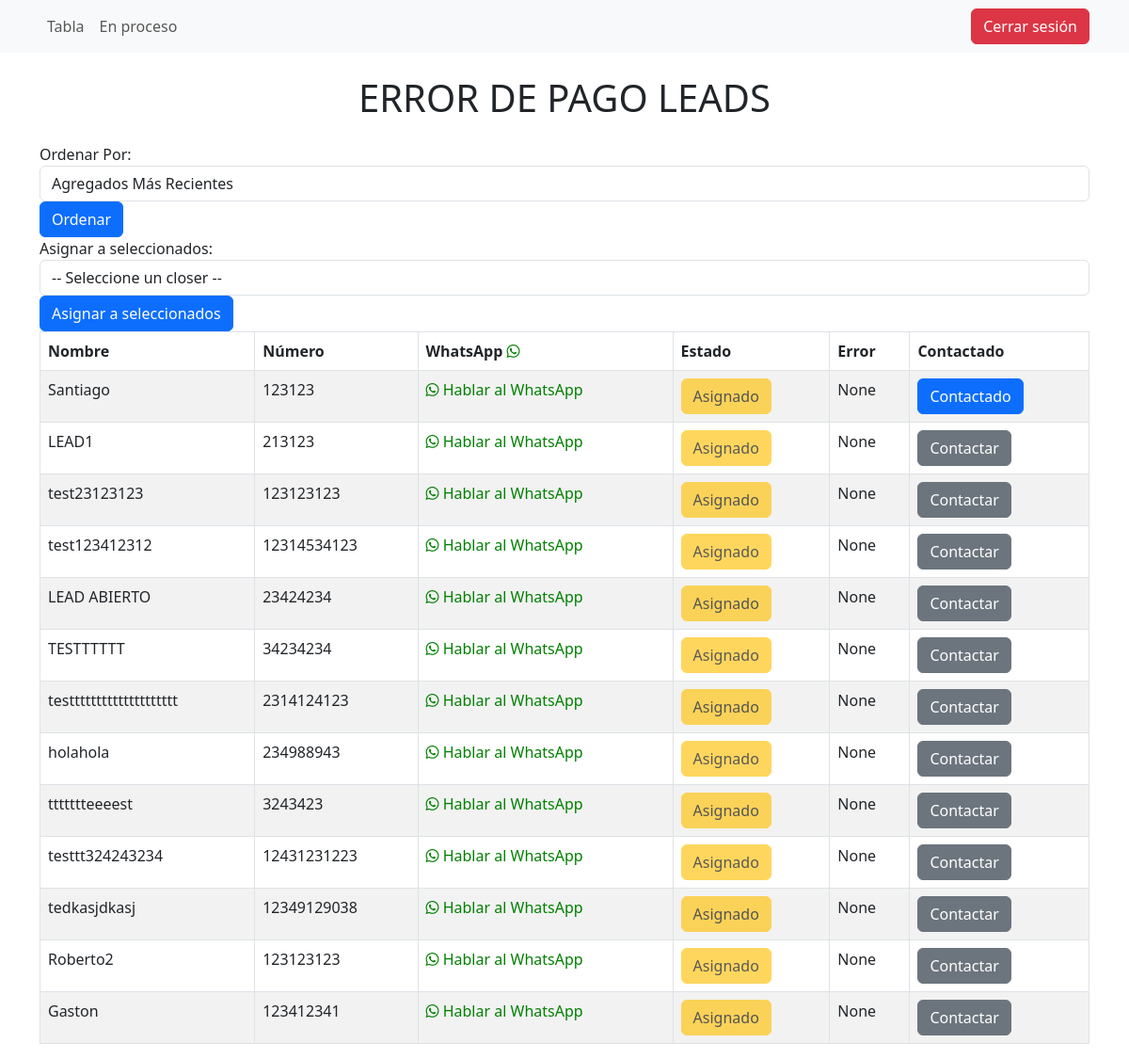
Screenshot of /leads/ (signed in) with the database file from the repository.
### leads/models.py (models this page shows, shortened)
class Lead(models.Model):
    nombre = models.CharField(max_length=255)
    fecha_hora = models.DateTimeField(auto_now_add=True)
    numero = models.CharField(max_length=20)
    error= models.CharField(max_length=255, null=True, blank=True)
    closer = models.ForeignKey(get_user_model(), on_delete=models.CASCADE, null=True, blank=True)
    contacted = models.BooleanField(default=False)

### leads/views.py (the view, shortened to what this page needs)
# urls.py: path('', views.LeadsTableView.as_view(), name='leads_table'),
class LeadsTableView(LoginRequiredMixin, View):
    template_name = 'table.html'
    login_url = '/login/'
    def get(self, request, *args, **kwargs):
        option = request.GET.get('option')
        if request.user.is_superuser:
            leads = Lead.objects.all()
            closers = User.objects.filter(lead__isnull=False).distinct()
        else:
            leads = Lead.objects.filter(closer=request.user)
            closers = []
        if option == 'recent':
            leads = leads.order_by('-fecha_hora')
        elif option == 'old':
            leads = leads.order_by('fecha_hora')
        elif option == 'unassigned':
            leads = leads.filter(closer__isnull=True)
        elif option == 'assigned':
            leads = leads.exclude(closer__isnull=True)
        closer_name = None
        if request.user.is_authenticated and hasattr(request.user, 'closer'):
            closer_name = request.user.closer.name
        return render(request, self.template_name, {'leads': leads, 'closer_name': closer_name, 'is_admin': request.user.is_superuser, 'closers': closers})

### closer/views.py (called while the page is built)
def closer_context(request):
    closer_name = None
    if request.user.is_authenticated and hasattr(request.user, 'closer'):
        closer_name = request.user.closer.name
    return {'closer_name': closer_name}

### leads/templates/table.html (shortened to what this page needs)
{% extends "base.html" %}
{% block content %}
  <h1 class="text-center mb-4">ERROR DE PAGO LEADS</h1>
  <div class="row">
    <div class="col">
      <form method="get" class="form-inline align-items-center">
        <div class="form-group mr-2">
          <label for="order-by">Ordenar Por:</label>
          <select class="form-control" id="order-by" name="option">
            <option value="recent"{% if request.GET.option == 'recent' %} selected{% endif %}>Agregados Más Recientes</option>
          </select>
        </div>
        <button type="submit" class="btn btn-primary">Ordenar</button>
      </form>
    </div>
  </div>
  <div>
    <form method="POST" id="assign-leads-form">
      <div class="form-group">
        <label for="global-closer">Asignar a seleccionados:</label>
        <select class="form-control" id="global-closer" name="closer_id">
          <option value="">-- Seleccione un closer --</option>
        </select>
        <button type="button" class="btn btn-primary" id="assign-selected">Asignar a seleccionados</button>
      </div>
  {% if is_admin %}
  <table class="table table-striped table-bordered">
    <thead>
      <tr>
        <th></th>
        <th>Nombre</th>
        <th>Fecha</th>
        <th>Error</th>
        <th>Número</th>
        <th>WhatsApp  <i class="fab fa-whatsapp" style="color: green;"></i></th>
        <th>Closer</th>
        <th>Asignar</th>
      </tr>
    </thead>
    <tbody>
      {% for lead in leads %}
        <tr>
          <td><input type="checkbox" class="lead-checkbox" data-lead-id="{{ lead.id }}" value="{{ lead.id }}"></td>
          <td>{{ lead.nombre }}</td>
          <td>{{ lead.fecha_hora|date:"d-m-Y H:i" }}</td>
          <td>{{ lead.error }}</td>
          <td>{{ lead.numero }}</td>
          <td>
            {% if lead.numero %}
              <a href="https://wa.me/{{ lead.numero }}" target="_blank" rel="noopener noreferrer" style="text-decoration: none;">
                <i class="fab fa-whatsapp" style="color: green;"></i>
                <span style="color: green;">Hablar al WhatsApp</span>
              </a>
            {% else %}
              -
            {% endif %}
          </td>
          <td>
            <select class="form-control" id="closer-{{ lead.id }}" name="closer">
              <option value="">-- Seleccione un closer --</option>
              {% for closer in closers %}
              <option value="{{ closer.id }}" {% if lead.closer and lead.closer.id == closer.id %}selected{% endif %}>{{ closer.username }}</option>
              {% endfor %}
            </select>
          </td>
          <td>
            <button type="button" class="btn btn-primary assign-btn" data-lead-id="{{ lead.id }}">Asignar</button>
          </td>
        </tr>
      {% endfor %}
    </tbody>
  </table>
  {% else %}
    <table class="table table-striped table-bordered">
      <thead>
        <tr>
          <th>Nombre</th>
          <th>Número</th>
          <th>WhatsApp  <i class="fab fa-whatsapp" style="color: green;"></i></th>
          <th>Estado</th>
          <th>Error</th>
          <th>Contactado</th>
        </tr>
      </thead>
      <tbody>
        {% for lead in leads %}
          <tr>
            <td>{{ lead.nombre }}</td>
            <td>{{ lead.numero }}</td>
            <td>
              {% if lead.numero %}
                <a href="https://wa.me/{{ lead.numero }}" target="_blank" rel="noopener noreferrer" style="text-decoration: none;">
                  <i class="fab fa-whatsapp" style="color: green;"></i>
                  <span style="color: green;">Hablar al WhatsApp</span>
                </a>
              {% else %}
                -
              {% endif %}
            </td>
            <td>
              <button type="button" class="btn btn-warning disabled">Asignado</button>
            </td>
            <td>
              {{ lead.error }}
            </td>
              <td>
                {% if lead.contacted %}
                  <button type="button" class="btn btn-primary contact-btn" data-lead-id="{{ lead.id }}">Contactado</button>
                {% else %}
                  <button type="button" class="btn btn-secondary contact-btn" data-lead-id="{{ lead.id }}">Contactar</button>
                {% endif %}
              </td>
          </tr>
        {% endfor %}
      </tbody>
    </table>
  {% endif %}
{% endblock %}

### templates/base.html (shortened to what this page needs)
{% load static %}
<!doctype html>
<html lang="en">
  <head>
    <link href="https://cdn.jsdelivr.net/npm/bootstrap@5.3.0-alpha2/dist/css/bootstrap.min.css" rel="stylesheet">
    <link rel="stylesheet" href="https://cdnjs.cloudflare.com/ajax/libs/font-awesome/6.1.0/css/all.min.css">
  </head>
  <body>
    {% if not hide_navbar %}
    <nav class="navbar navbar-expand-lg navbar-light bg-light">
      <div class="container">
        <div class="collapse navbar-collapse" id="navbarNav">
          <ul class="navbar-nav">
            <li class="nav-item">
              <a class="nav-link" href="#">Tabla</a>
            </li>
            <li class="nav-item">
              <a class="nav-link" href="#">En proceso</a>
            </li>
          </ul>
          <ul class="navbar-nav ms-auto">
            <li class="nav-item">
              <a class="btn btn-danger" href="{% url 'logout' %}">Cerrar sesión</a>
            </li>
          </ul>
        </div>
      </div>
    </nav>
    {% endif %}
    <div class="container mt-4">
        {% block content %}
        {% endblock %}
    </div>
  </body>
  </body>
</html>

### rows the page displays
Lead: nombre "Santiago", numero "123123", error "None"
Lead: nombre "LEAD1", numero "213123", error "None"
Lead: nombre "test23123123", numero "123123123", error "None"
Lead: nombre "test123412312", numero "12314534123", error "None"
Lead: nombre "LEAD ABIERTO", numero "23424234", error "None"
Lead: nombre "TESTTTTTT", numero "34234234", error "None"
Lead: nombre "testttttttttttttttttttt", numero "2314124123", error "None"
Lead: nombre "holahola", numero "234988943", error "None"
Lead: nombre "ttttttteeeest", numero "3243423", error "None"
Lead: nombre "testtt324243234", numero "12431231223", error "None"
Lead: nombre "tedkasjdkasj", numero "12349129038", error "None"
Lead: nombre "Roberto2", numero "123123123", error "None"
Lead: nombre "Gaston", numero "123412341", error "None"
